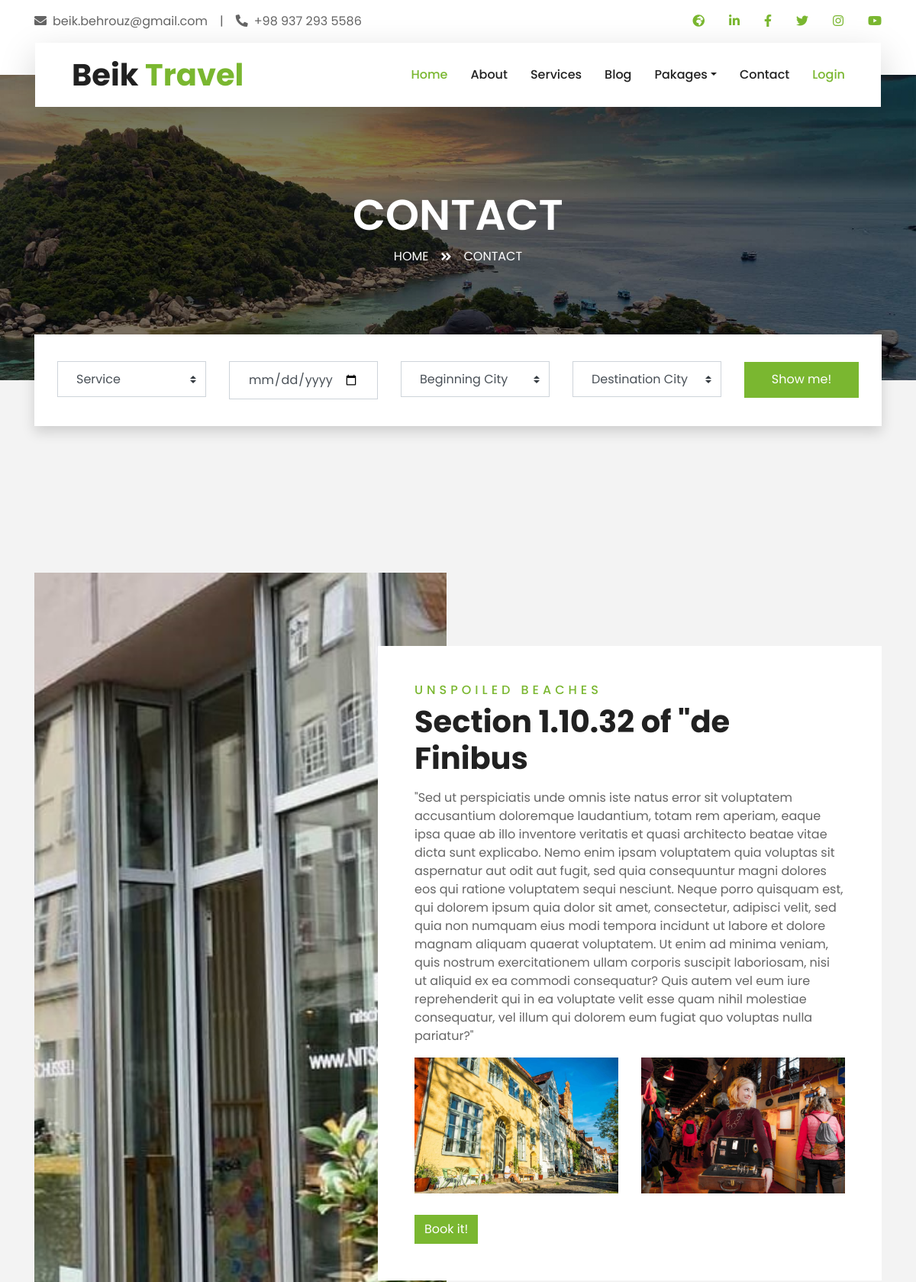
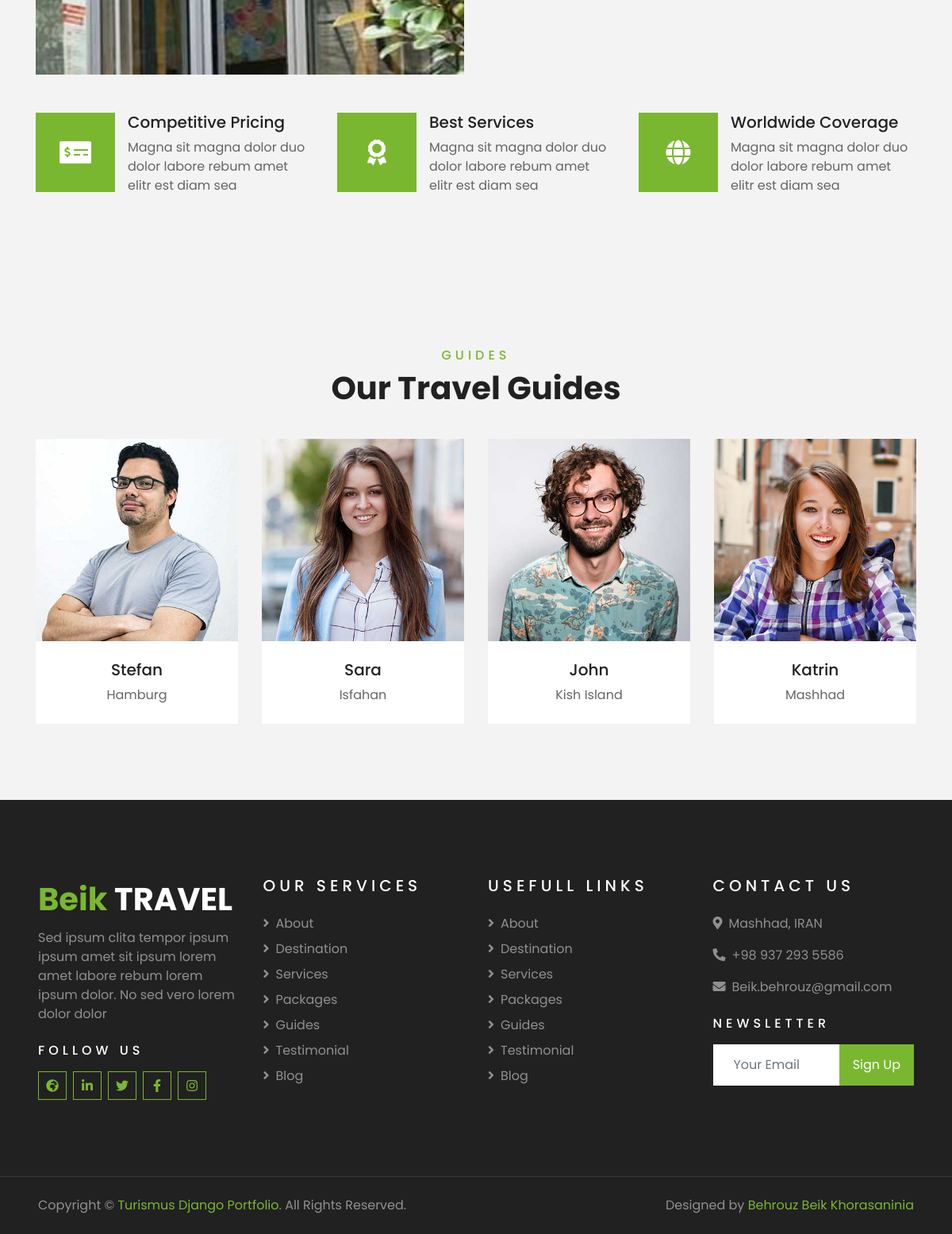
Page /Contact/ on the committed database (2 pictures, top to bottom).
### Blog/models.py (models this page shows, shortened)
class ArticleImg(models.Model):
    title = models.CharField(max_length=15, default="0")
    image = models.ImageField(upload_to='Frame')
    article = models.ForeignKey(Article, on_delete=models.CASCADE)
    imgOrder = models.PositiveIntegerField()

class Article(models.Model):
    STATUS_CHOISES =(
        ('pub' , 'Published'),
        ('drf', 'Draft'),
    )
    title = models.CharField(max_length=50)
    frame = models.ForeignKey(Frame, on_delete=models.CASCADE)
    create = models.DateTimeField(auto_now_add=True)
    update = models.DateTimeField(auto_now=True)
    author = models.ForeignKey( CustomUser, on_delete=models.CASCADE )
    status = models.CharField(choices=STATUS_CHOISES,max_length=3,default='drf')

class ArticlePart(models.Model):
    partTitle = models.CharField(max_length=50)
    text = models.TextField()
    article = models.ForeignKey(Article, on_delete=models.CASCADE)
    partOrder = models.PositiveIntegerField()

class ArticleLink(models.Model):
    title = models.CharField(max_length=50, default="0")
    link = models.CharField(max_length=150)
    article = models.ForeignKey(Article, on_delete=models.CASCADE)
    linkOrder = models.PositiveIntegerField()

### Account/models.py (models this page shows, shortened)
class CustomUser (AbstractBaseUser, PermissionsMixin):
    USERTYPE=(
        ('Ma','MASTER'),
        ('Tr','TRAVELER'),
        ('Us','USER'),
        ('Bl','BLOGER'),
        ('Gu', 'GUIDE'),
    )
    username = models.CharField ( max_length=100, blank=True,null=True )
    mobile  = models.CharField ( max_length=15, default='0' )
    email = models.EmailField(unique=True)
    usertype = models.CharField ( max_length=2, choices=USERTYPE, default='Us' )
    firstname  = models.CharField ( blank=True,null=True,max_length=50 )
    lastname  = models.CharField ( blank=True,null=True,max_length=50 )
    first_name  = models.CharField ( blank=True,null=True,max_length=50 )
    last_name  = models.CharField ( blank=True,null=True,max_length=50 )
    unicid  = models.CharField ( max_length=10, unique=True )
    birthday  = models.DateTimeField ( blank=True,null=True )
    gender  = models.BooleanField ( blank=True,null=True )
    status = models.BooleanField(default=False)
    image = models.ImageField ( blank=True,null=True,upload_to='Profile' )
    city = models.ForeignKey(to='Home.City', on_delete=models.CASCADE, blank=True,null=True)
    profesional = models.CharField ( max_length=50, blank=True, null=True )
    is_superuser = models.BooleanField(default=False)
    is_staff = models.BooleanField(default=False)
    is_active = models.BooleanField(default=False)
    date_joined = models.DateTimeField(blank=True, null=True)
    USERNAME_FIELD = 'email'
    EMAIL_FIELD = 'email'
    REQUIRED_FIELDS = []
    objects = UserManager()

### Home/models.py (models this page shows, shortened)
class City (models.Model):
    state = models.ForeignKey(State, on_delete=models.CASCADE)
    city = models.CharField(max_length=50, unique=True)
    image = models.ImageField(upload_to='City', blank=True, null=True)
    home_page_display = models.BooleanField(default=False)
    short_description = models.CharField(max_length=25, blank=True, null=True)

### Home/views.py (the view)
# urls.py: path('Contact/', views.contact, name='contact'),
def contact(request):
    selectedArticle = SpecialPosition.objects.get(title='contact')
    homePageArticle = MyArticle(Article.objects.get(id=selectedArticle.article.id))
    Guides = CustomUser.objects.filter(usertype='Gu').order_by('-id')
    context = {
        'myarticle' : homePageArticle,
        'Guides':Guides,
    }
    return (render(request,'Home/contact.html', context))

### Home/templates/Home/contact.html (shortened to what this page needs)
{% extends '_base.html' %}
{% load static %}
{% block static%}
    <link href="{% static 'lib/owlcarousel/assets/owl.carousel.min.css' %}" rel="stylesheet">
    <link href="{% static 'lib/tempusdominus/css/tempusdominus-bootstrap-4.min.css' %}" rel="stylesheet" />
    <link href="{% static 'css/style.css' %}" rel="stylesheet">
{%endblock%}
{% block body %}
    <div class="container-fluid page-header">
        <div class="container">
            <div class="d-flex flex-column align-items-center justify-content-center" style="min-height: 400px">
                <h3 class="display-4 text-white text-uppercase">contact</h3>
                <div class="d-inline-flex text-white">
                    <p class="m-0 text-uppercase"><a class="text-white" href="{% url 'Home:index' %}">Home</a></p>
                    <i class="fa fa-angle-double-right pt-1 px-3"></i>
                    <p class="m-0 text-uppercase">contact</p>
                </div>
            </div>
        </div>
    </div>
    {% include 'Booking.html' %}
    <div class="container-fluid py-5">
        <div class="container pt-5">
            {% include myarticle.frame %}
        </div>
    </div>
    <div class="container-fluid pb-5">
        <div class="container pb-5">
            <div class="row">
                <div class="col-md-4">
                    <div class="d-flex mb-4 mb-lg-0">
                        <div class="d-flex flex-shrink-0 align-items-center justify-content-center bg-primary mr-3" style="height: 100px; width: 100px;">
                            <i class="fa fa-2x fa-money-check-alt text-white"></i>
                        </div>
                        <div class="d-flex flex-column">
                            <h5 class="">Competitive Pricing</h5>
                            <p class="m-0">Magna sit magna dolor duo dolor labore rebum amet elitr est diam sea</p>
                        </div>
                    </div>
                </div>
                <div class="col-md-4">
                    <div class="d-flex mb-4 mb-lg-0">
                        <div class="d-flex flex-shrink-0 align-items-center justify-content-center bg-primary mr-3" style="height: 100px; width: 100px;">
                            <i class="fa fa-2x fa-award text-white"></i>
                        </div>
                        <div class="d-flex flex-column">
                            <h5 class="">Best Services</h5>
                            <p class="m-0">Magna sit magna dolor duo dolor labore rebum amet elitr est diam sea</p>
                        </div>
                    </div>
                </div>
                <div class="col-md-4">
                    <div class="d-flex mb-4 mb-lg-0">
                        <div class="d-flex flex-shrink-0 align-items-center justify-content-center bg-primary mr-3" style="height: 100px; width: 100px;">
                            <i class="fa fa-2x fa-globe text-white"></i>
                        </div>
                        <div class="d-flex flex-column">
                            <h5 class="">Worldwide Coverage</h5>
                            <p class="m-0">Magna sit magna dolor duo dolor labore rebum amet elitr est diam sea</p>
                        </div>
                    </div>
                </div>
            </div>
        </div>
    </div>
    {% include 'Team.html' %}
{% endblock %}

### templates/blogFrame1.html
{% load static %}
        <div class="row">
            <div class="col-lg-6" style="min-height: 500px;">
                <div class="position-relative h-100">
                    <img class="position-absolute w-100 h-100" src="{{ myarticle.images.0.image.url }}" alt="{{ myarticle.title }}" style="object-fit: cover;">
                </div>
            </div>
            <div class="col-lg-6 pt-5 pb-lg-5">
                <div class="about-text bg-white p-4 p-lg-5 my-lg-5">
                    <h6 class="text-primary text-uppercase" style="letter-spacing: 5px;">{{ myarticle.title }}</h6>
                    <h1 class="mb-3">{{ myarticle.parts.0.partTitle }}</h1>
                    <p>{{ myarticle.parts.0.text }}</p>
                    <div class="row mb-4">
                        <div class="col-6">
                            <img class="img-fluid" src="{{ myarticle.images.1.image.url }}" alt="{{ myarticle.images.1.title }}">
                        </div>
                        <div class="col-6">
                            <img class="img-fluid" src="{{ myarticle.images.2.image.url }}" alt="{ myarticle.images.2.title }}">
                        </div>
                    </div>
                    <a href="{{ myarticle.links.0.link }}" class="btn btn-primary mt-1">{{ myarticle.links.0.title }}</a>
                </div>
            </div>
        </div>

### templates/Team.html (shortened to what this page needs)
<div id="guides" class="container-fluid py-5">
    <div class="container pt-5 pb-3">
        <div class="text-center mb-3 pb-3">
            <h6 class="text-primary text-uppercase" style="letter-spacing: 5px;">Guides</h6>
            <h1>Our Travel Guides</h1>
        </div>
        <div class="row">
            {% for g in Guides %}
            <div class="col-lg-3 col-md-4 col-sm-6 pb-2">
                <div class="team-item bg-white mb-4">
                    <div class="team-img position-relative overflow-hidden">
                        <img class="img-fluid w-100" src="{{ g.image.url }}" alt="{{ g.firstname }}">
                        <div class="team-social">
                        </div>
                    </div>
                    <div class="text-center py-4">
                        <h5 class="text-truncate">{{ g.firstname }}</h5>
                        <p class="m-0">{{ g.city.city }}</p>
                    </div>
                </div>
            </div>
            {% endfor %}
        </div>
    </div>
</div>

### rows in the picture
ArticleImg: images.0.image (picture)
Article: title "UNSPOILED BEACHES"
ArticlePart: parts.0.partTitle "Section 1.10.32 of \"de Finibus", parts.0.text "\"Sed ut perspiciatis unde omnis iste natus error sit voluptatem accusantium doloremque laudantium, totam rem aperiam, eaque ipsa quae ab illo inventore veritatis et quasi architecto beatae vitae dicta sunt explicabo. Nemo enim ipsam voluptatem quia voluptas sit aspernatur aut odit aut fugit, sed quia consequuntur magni dolores eos qui ratione voluptatem sequi nesciunt. Neque porro quisquam est, qui dolorem ipsum quia dolor sit amet, consectetur, adipisci velit, sed quia non numquam eius modi tempora incidunt ut labore et dolore magnam aliquam quaerat voluptatem. Ut enim ad minima veniam, quis nostrum exercitationem ullam corporis suscipit laboriosam, nisi ut aliquid ex ea commodi…"
ArticleImg: images.1.image (picture)
ArticleImg: images.2.image (picture)
ArticleLink: links.0 "Book it!"
CustomUser: image (picture), firstname "Stefan", city.city "Hamburg"
CustomUser: image (picture), firstname "Sara", city.city "Isfahan"
CustomUser: image (picture), firstname "John", city.city "Kish Island"
CustomUser: image (picture), firstname "Katrin", city.city "Mashhad"
